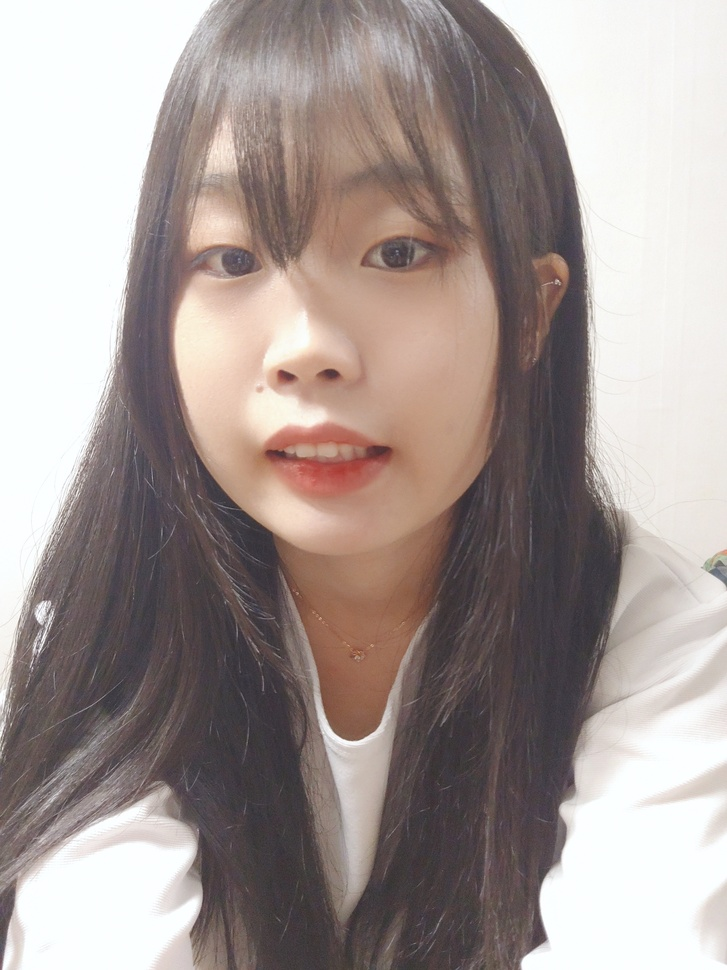
#> input picture class/ImageProcessingHW.jpg, 727 x 970 px, shrunk from 1920 x 2560 before the run
$ python Blur.py
#> lines starting #> are read from the running program, lines starting #| are printed output that depends on the picture
import numpy as np
import cv2
import matplotlib.pyplot as plt
from tkinter import *
import tkinter.filedialog as fd

root = Tk()

root.fileName = fd.askopenfilename(filetypes=(("JPEG files", ".jpg"), ("All files","*.*")))
#> the answer given: ImageProcessingHW.jpg
cvGrayImg = cv2.imread(root.fileName, cv2.IMREAD_GRAYSCALE)
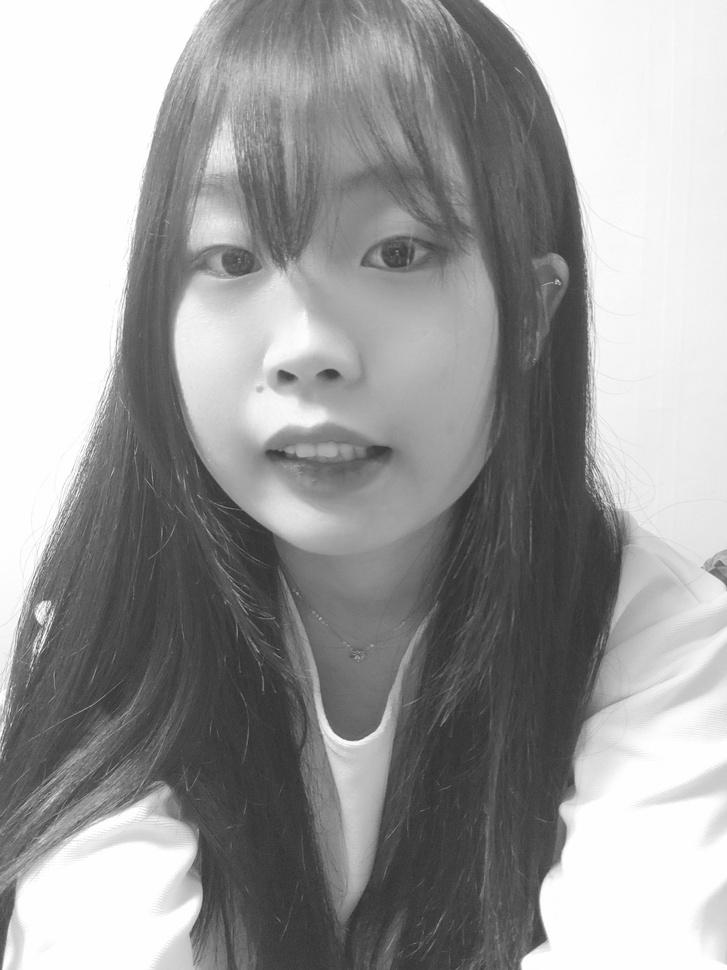
#> cvGrayImg: shape (970, 727); min 42, max 255, mean 156.7

cv2.namedWindow('Original Gray')
cv2.imshow('Original Gray', cvGrayImg)
cv2.waitKey(0)

dstImg = cv2.medianBlur(cvGrayImg,9)

cv2.namedWindow('Median')
cv2.imshow('Median', dstImg)
cv2.waitKey(0)

dstImg = cv2.fastNlMeansDenoising(cvGrayImg,None,10,7,21)

cv2.namedWindow('meansdenoising')
cv2.imshow('measdenoising',dstImg)
cv2.waitKey(0)
cv2.destroyAllWindows()
